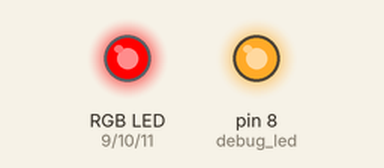
This sketch was run on a simulated Arduino Uno, built with avr-gcc and run on an emulated ATmega328P. On the bench: an RGB LED mixed from three pins (HIGH = lit), output pins drawn as LEDs (lit = HIGH). What the sketch prints to the serial monitor is not drawn.

Above: at 0.1 s.
At 2.1 s:
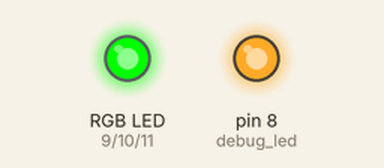
At 4.1 s:
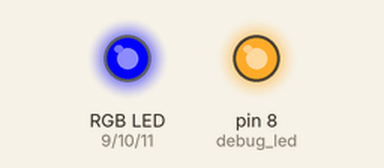
At 5.1 s:
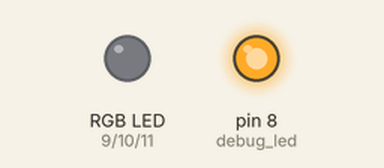
Timing chart, 0 to 6.6 s (numbered marks = the images above):
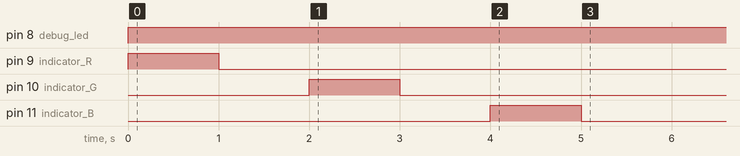

The sketch:

monitor.ino
```cpp
/*
dev-lights

 Ambient feedback indicators for CI or test suite-related events
 */

int debug_led = 8;
int indicator_R = 9;
int indicator_G = 10;
int indicator_B = 11;


void setup() {
  pinMode(debug_led, OUTPUT);
  digitalWrite(debug_led, HIGH);
  pinMode(indicator_R, OUTPUT);
  pinMode(indicator_G, OUTPUT);
  pinMode(indicator_B, OUTPUT);

  // test RGB LED
  blink_channel(indicator_R);
  blink_channel(indicator_G);
  blink_channel(indicator_B);

  Serial.begin(9600);
  establishContact();
}


void blink_channel(int pin) {
  digitalWrite(pin, HIGH);   // turn the LED on (HIGH is the voltage level)
  delay(1000);               // wait for a second
  digitalWrite(pin, LOW);    // turn the LED off by making the voltage LOW
  delay(1000);               // wait for a second
}


void loop() {
  //  blink_channel(debug_led);
  //   if we get a valid byte, read analog ins:
  if (Serial.available() > 0) {
    // get incoming byte:
    int inByte = Serial.read();
    blink_channel(indicator_G);
  }
}

void establishContact() {
  while (Serial.available() <= 0) {
    Serial.print('A');   // send a capital A
    delay(300);
  }
}
```

Measured:
- by itself, pin 8 (debug_led): LOW → HIGH at 0.00 s
- by itself, pin 9 (indicator_R): LOW → HIGH at 0.00 s, → LOW 1.0 s later
- by itself, pin 10 (indicator_G): LOW → HIGH at 2.0 s, → LOW 1.0 s later
- by itself, pin 11 (indicator_B): LOW → HIGH at 4.0 s, → LOW 1.0 s later
